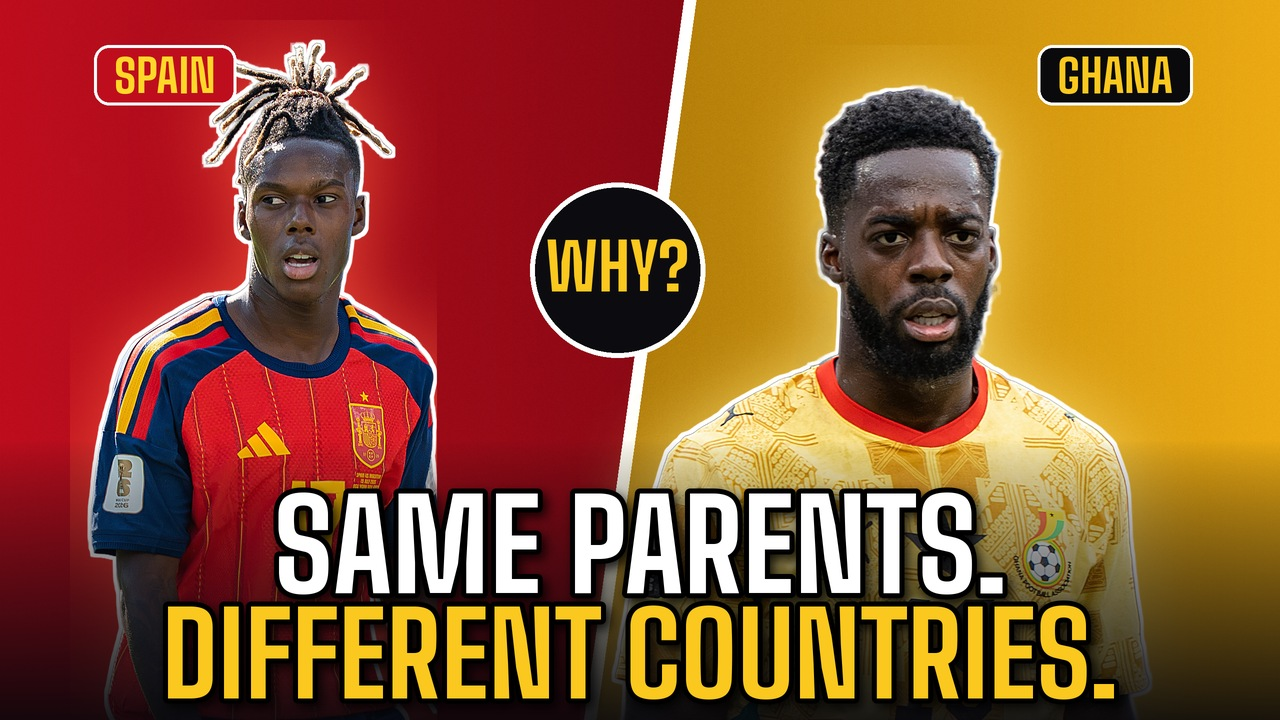
#> input picture kapak/nico-kapak-1280x720.jpg, 1280 x 720 px, given in place of nico-kapak-1280x720.jpg.png, which was not available
$ python -i film.py   (imports and definitions only)
#> lines starting #> are read from the running program, lines starting #| are printed output that depends on the picture; after the words box and inside, x2 and y2 are one past the last pixel; in counts of white or black regions, pixels touching at a corner belong together
### _engine/engine.py
# "7 Minutes Inside the Louvre" - cinematic vertical short, rendered from real imagery.
# Globe (Esri World Imagery) -> continuous satellite zoom -> archive photos with camera moves.
# python3 render.py probe 1.0,5.2,...   |  python3 render.py full
import json, math, os, sys, subprocess, random
import numpy as np
from PIL import Image, ImageDraw, ImageFont, ImageFilter
from scipy.ndimage import map_coordinates
import scipy.io.wavfile as wavf

W, H = (int(v) for v in os.environ.get('ENGINE_SIZE', '1080x1920').split('x')); FPS = 30
FONTS = '/mnt/skills/examples/canvas-design/canvas-fonts/'
F_BIG = FONTS + 'BigShoulders-Bold.ttf'
F_CAP = FONTS + 'Outfit-Bold.ttf'
F_MONO = FONTS + 'JetBrainsMono-Bold.ttf'
F_SERIF = FONTS + 'InstrumentSerif-Italic.ttf'
GOLD = (255, 200, 60); RED = (226, 38, 38); WHITE = (255, 255, 255); CREAM = (246, 238, 220)


# ---------------- timing (call setup() from the film) ----------------
LINES, PAUSE, START, DUR, WORDS, CHUNKS = [], {}, {}, {}, {}, []
TOTAL = NF = 0
# [14 lines left out: function setup, not called in this run]

def wav(i):
    sr, x = wavf.read(f'audio/vo-t/VO{i}.wav')
    x = x.astype(np.float32)
    if x.ndim > 1: x = x.mean(1)
    if np.abs(x).max() > 2: x /= 32768.0
    return sr, x


def L(i): return START[i]
def E(i): return START[i] + DUR[i]

# [7 lines left out: function _syl, not called in this run]

def word_times(i):
    """Estimate word start/end from the line's audio: find pauses, map phrases to speech runs, split by syllables."""
    sr, x = wav(i)
    hop = int(sr * 0.01); env = np.array([np.sqrt(np.mean(x[k:k + hop] ** 2) + 1e-12) for k in range(0, len(x) - hop, hop)])
    db = 20 * np.log10(env + 1e-9); quiet = db < (db.max() - 32)
    runs, k = [], 0
    while k < len(quiet):  # silences of >= 90 ms inside the line
        if quiet[k]:
            j = k
            while j < len(quiet) and quiet[j]: j += 1
            if j - k >= 9 and k > 0 and j < len(quiet): runs.append((k * 0.01, j * 0.01))
            k = j
        else: k += 1
    words = LINES[i - 1].split()
    phrases, cur = [], []
    for w in words:
        cur.append(w)
        if w[-1] in ',.?!': phrases.append(cur); cur = []
    if cur: phrases.append(cur)
    dur = len(x) / sr
    segs = []
    if len(runs) == len(phrases) - 1:
        a = 0.0
        for (s0, s1) in runs: segs.append((a, s0)); a = s1
        segs.append((a, dur))
    else:  # fall back: phrases share time by syllables
        tot = sum(_syl(w) for w in words); a = 0.0
        for p in phrases:
            d = dur * sum(_syl(w) for w in p) / tot; segs.append((a, a + d)); a += d
    out = []
    for p, (a, b) in zip(phrases, segs):
        tot = sum(_syl(w) + 0.6 for w in p); c = a
        for w in p:
            d = (b - a) * (_syl(w) + 0.6) / tot; out.append((w, START[i] + c, START[i] + c + d)); c += d
    return out

# [7 lines left out: function Wt, not called in this run]


# ---------------- easing ----------------
def clamp(v, a=0.0, b=1.0): return max(a, min(b, v))
def ss(v): v = clamp(v); return v * v * (3 - 2 * v)
def ease_io(v): v = clamp(v); return 4 * v ** 3 if v < .5 else 1 - (-2 * v + 2) ** 3 / 2
def ease_out(v): v = clamp(v); return 1 - (1 - v) ** 3
def lerp(a, b, v): return a + (b - a) * v
def prog(t, a, b): return clamp((t - a) / max(1e-6, b - a))


# ---------------- satellite (multi-target) ----------------
ENG = os.path.dirname(os.path.abspath(__file__))
def merc(lat, lon, z):
    n = 256 * 2 ** z
    return (lon + 180) / 360 * n, (1 - math.asinh(math.tan(math.radians(max(-85, min(85, lat))))) / math.pi) / 2 * n
def unmerc(gx, gy, z):
    n = 256 * 2 ** z; return math.degrees(math.atan(math.sinh(math.pi * (1 - 2 * gy / n)))), gx / n * 360 - 180
COLS, ROWS = 10, 16
# [39 lines left out: functions tile_jobs, fetch_tiles, build_mosaics, not called in this run]
_META = None; _MOS = {}
# [44 lines left out: functions meta, mosaic, pick, render_map, geo2screen, map_layer and 1 more, not called in this run]
def globe_R(z, lat): return 256 * 2 ** z / (2 * math.pi * math.cos(math.radians(lat)))

# ---------------- countries (Natural Earth 1:50m, public domain) ----------------
_CTRY = None
# [29 lines left out: functions countries, draw_country, not called in this run]

_TEX = {}
# [6 lines left out: function tex, not called in this run]

rng = np.random.default_rng(7)
STARS = np.zeros((H, W), np.float32)
for _ in range(900):
    STARS[rng.integers(0, H), rng.integers(0, W)] = rng.uniform(0.25, 1.0) ** 2
STARS = np.asarray(Image.fromarray((STARS * 255).astype(np.uint8)).filter(ImageFilter.GaussianBlur(0.7))).astype(np.float32) / 255 * 2.2

# [25 lines left out: function render_globe, not called in this run]

# ---------------- photos ----------------
_PH = {}
# [18 lines left out: functions photo_img, render_photo, not called in this run]


# ---------------- subject cutouts (text-behind-subject) ----------------
_CUT = {}
# [34 lines left out: functions cut_img, render_cut, persp, not called in this run]

_BG = {}
# [18 lines left out: function render_fit, not called in this run]

# ---------------- text helpers ----------------
_F = {}
# [69 lines left out: functions font, text_img, shadowed, place, slam, stamp and 2 more, not called in this run]

def _alpha(im, a):
    if a >= 1: return im
    im = im.copy(); im.putalpha(im.split()[3].point(lambda v: int(v * a))); return im

# [26 lines left out: functions marker, dashed, not called in this run]

def _arrow(h, seg):
    (x0, y0), (x1, y1) = seg; ang = math.atan2(y1 - y0, x1 - x0); s = 30
    return [(h[0] + s * math.cos(ang), h[1] + s * math.sin(ang)), (h[0] + s * math.cos(ang + 2.4), h[1] + s * math.sin(ang + 2.4)), (h[0] + s * math.cos(ang - 2.4), h[1] + s * math.sin(ang - 2.4))]

# [11 lines left out: function subscribe, not called in this run]

SERIES_COL = {'STAT DUEL': (255, 196, 0), 'GUESS THE PLAYER': (60, 140, 255), 'ERA II': (226, 190, 110), 'THE STAT': (232, 192, 96), 'RIVALRY': (255, 70, 70)}
# [37 lines left out: functions series_tag, follow_card, called_it, not called in this run]

def ImageChops_mul(a, b):
    from PIL import ImageChops
    return ImageChops.multiply(a, b)

CAPY = [1335]
# [21 lines left out: function captions, not called in this run]

# ---------------- finish ----------------
yy, xx = np.mgrid[0:H, 0:W].astype(np.float32)
VIG = 1 - 0.55 * np.clip(((xx - W / 2) / (W * 0.62)) ** 2 + ((yy - H / 2) / (H * 0.62)) ** 2, 0, 1.4) ** 1.6
VIG = np.clip(VIG, 0.25, 1)[..., None]
GRAIN = [np.random.default_rng(s).normal(0, 7.5, (H // 2, W // 2)).astype(np.float32) for s in range(6)]
def curve():
    x = np.arange(256) / 255.0
    s = x + 0.12 * np.sin(2 * np.pi * x) * -0.5  # gentle S
    s = np.clip((s - 0.5) * 1.12 + 0.5, 0, 1)
    r = np.clip(s ** 0.96 * 1.03, 0, 1); g = s; b = np.clip(s ** 1.05 * 0.97 + 0.035 * (1 - x), 0, 1)  # warm highs, teal lows
    return [(c * 255).astype(np.uint8) for c in (r, g, b)]
LUT = curve()

# [30 lines left out: functions finish, shake_off, not called in this run]

def apply_shake(img, dx, dy, zoom=1.035):
    s = zoom; data = (1 / s, 0, (W - W / s) / 2 - dx / s, 0, 1 / s, (H - H / s) / 2 - dy / s)
    return img.transform((W, H), Image.AFFINE, data, resample=Image.BILINEAR)

# [14 lines left out: functions dir_blur, zoom_blur, not called in this run]


# ---------------- runner ----------------
SEG, HITS, FLASHES = [], [], []
OVERLAYS = [None]
MID = [None]      # draws on the photo BEFORE the subject cutout (text behind subject)
CUTL = [None]     # t -> RGBA subject layer (or None)
FADEIN = [0.25]
FADEOUT = [True]   # False for seamless loops
def seg(start, fn, tr='cut', d=0.0): SEG.append((start, fn, tr, d))
# [69 lines left out: functions base, _blend, frame, render_range, main, deliver, not called in this run]

### projects/gta-vice/film.py
# "Footballers as Vice City characters" - GTA VI launch day (19 Nov 2026). Real photos only (Wikimedia Commons; Arda: Real Madrid official pose).
import sys, os, math
sys.path.insert(0, '/home/user/Filmler/_engine')
# [1 line not run here, left out]
import numpy as np
import engine as G
from engine import *
from PIL import Image, ImageDraw, ImageFilter, ImageChops

CARD = 2.35
CARDS = [  # key, bg, character, player, tagline
    ('p_ronaldo', 'bg_carlyle',   'THE BOSS',           'CRISTIANO RONALDO', 'Owns the marina. And the city.'),
    ('p_messi',   'bg_sunset',    'THE LEGEND',         'LIONEL MESSI',      'Already won it all. Still here.'),
    ('p_mbappe',  'bg_od1',       'THE GETAWAY DRIVER', 'KYLIAN MBAPPÉ',     'Nobody catches him.'),
    ('p_haaland', 'bg_hut',       'THE ENFORCER',       'ERLING HAALAND',    'Breaks records. And nets.'),
    ('p_yamal',   'bg_palms',     'THE DJ',             'LAMINE YAMAL',      'Runs the city\'s biggest club.'),
    ('p_vini',    'bg_od2',       'THE SHOWMAN',        'VINÍCIUS JR',       'Runs the harbour. Smiles the whole way.'),
    ('p_kane',    'bg_boulevard', 'THE FINISHER',       'HARRY KANE',        'One chance. One goal.'),
    ('p_arda',    'bg_eternity',  'THE MASTERMIND',     'ARDA GÜLER',        'Plans the heist from the penthouse.'),
]
INTRO_BG = 'bg_carlyle'
# [1 line not run here, left out]
# [1 line that did not run here, left out]
# [1 line that did not run here, left out]
# [1 line not run here, left out]
# [1 line that did not run here, left out]
# [1 line that did not run here, left out]
# [1 line that did not run here, left out]
# [5 lines not run here, left out]
L, E, Wt, TOTAL, FPS = G.L, G.E, G.Wt, G.TOTAL, G.FPS
G.FADEIN[0] = 0.0; G.CAPY[0] = 1500
FD = '/mnt/skills/examples/canvas-design/canvas-fonts/'
F_T = FD + 'BigShoulders-Bold.ttf'; F_MB = FD + 'GeistMono-Bold.ttf'; F_S = FD + 'InstrumentSerif-Italic.ttf'
WH = (255, 255, 255); PINK = (255, 60, 170); ORNG = (255, 170, 60); CYAN = (60, 230, 255)

# ---------- Vice City grade ----------
# [8 lines left out: function vice_grade, not called in this run]
_BG, _CUT = {}, {}
# [10 lines left out: functions bg_img, bg_frame, not called in this run]
def cut_img(k):
#> called with k = '../../kapak/nico-kapak-1280x720.jpg'
    if k not in _CUT:
        c = Image.open(f'assets/cut/{k}.png').convert('RGBA'); s = 1500 / c.height
#> after `s = 1500 / c.height`: s = 2.08
        c = c.resize((int(c.width * s), 1500), Image.LANCZOS)
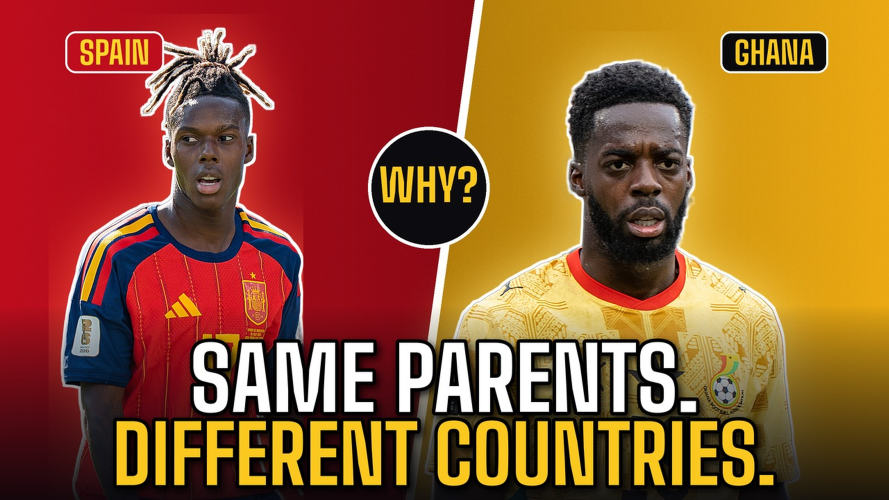
#> c: PIL image 2666x1500 RGBA (shown at 1/3 size); mean R, G, B, A 150, 87.7, 46.7, 255
        if c.width > 1250: s2 = 1250 / c.width; c = c.resize((1250, int(c.height * s2)), Image.LANCZOS)
#> after `s2 = 1250 / c.width`: s2 = 0.469
        a = c.split()[3]
#> a: PIL image 1250x703 L; every value is 255
        glow = Image.new('RGBA', (c.width + 160, c.height + 160), (0, 0, 0, 0)); ga = Image.new('L', glow.size, 0); ga.paste(a, (80, 80))
#> after `glow = Image.new('RGBA', (c.width + 160, c.height + 160), (0, 0, 0, 0)`: glow: PIL image 1410x863 RGBA; every value is 0
#> after `ga = Image.new('L', glow.size, 0)`: ga: PIL image 1410x863 L; every value is 0
#> after `ga.paste(a, (80, 80))`:
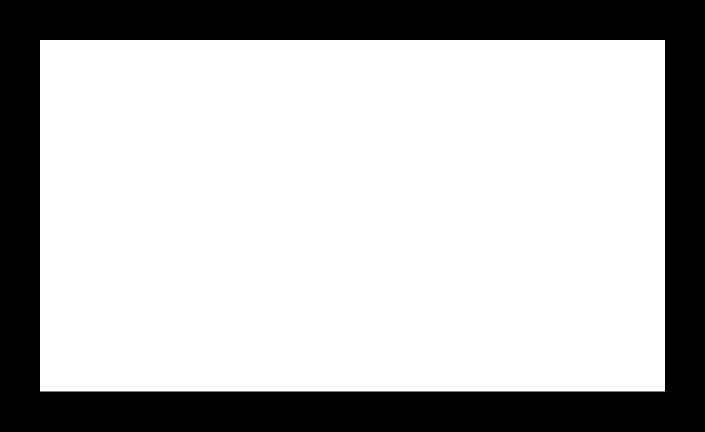
#> ga: PIL image 1410x863 L (shown at 1/2 size); 72.2% white; 1 black region, box (x1, y1, x2, y2) and area: (0, 0, 1410, 863) 338080
        ga = ga.filter(ImageFilter.GaussianBlur(28)).point(lambda v: int(min(255, v * 1.6)))
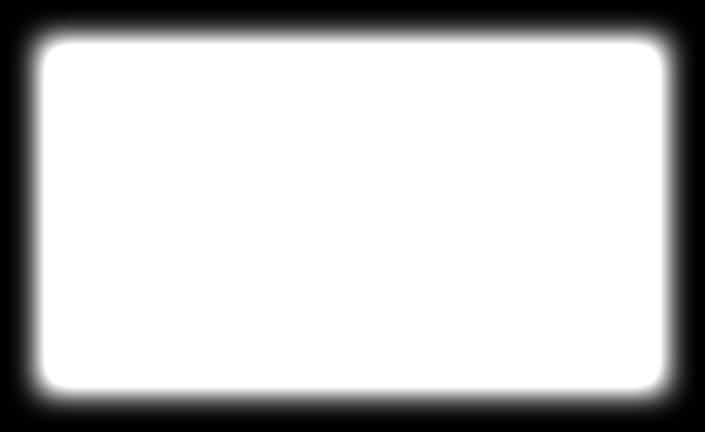
#> ga: PIL image 1410x863 L (shown at 1/2 size); min 0, max 255, mean 197.8
        glow = Image.merge('RGBA', (Image.new('L', glow.size, PINK[0]), Image.new('L', glow.size, PINK[1]), Image.new('L', glow.size, PINK[2]), ga))
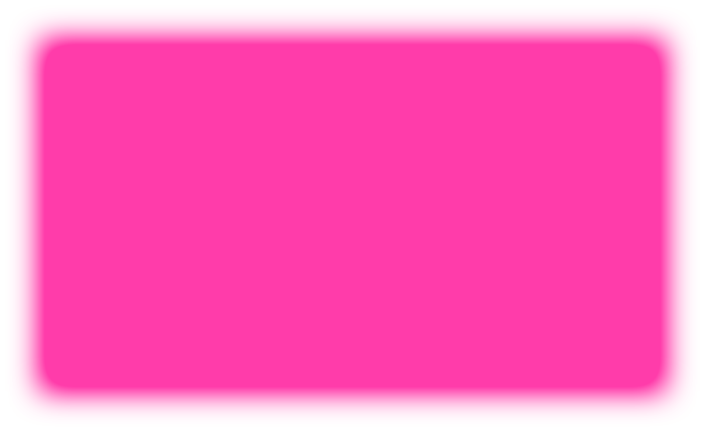
#> glow: PIL image 1410x863 RGBA (shown at 1/2 size); mean R, G, B, A 255, 60, 170, 197.8; transparent parts drawn white
        _CUT[k] = (c, glow)
    return _CUT[k]

_POR = {}
# [11 lines left out: function portrait, not called in this run]
PY0 = 245
# [12 lines left out: function card_frame, not called in this run]
def intro_frame(t):
    u = clamp(t / max(0.1, T_CARDS)); im = bg_frame(INTRO_BG, u)
    return im, dict(sat=1.1, warm=0.3)
_GRID = []
# [10 lines left out: function outro_frame, not called in this run]
# [4 lines not run here, left out]

# ---------- type ----------
# [16 lines left out: function ttext, not called in this run]
def env_(t, a, b, fi=0.2, fo=0.2): return clamp(min((t - a) / fi, (b - t) / fo))
def pop(t, a, amt=0.2): return 1 + amt * (1 - ease_out(clamp((t - a) / 0.22)))

# [26 lines left out: function overlays, not called in this run]
G.OVERLAYS[0] = overlays
_cap = G.captions
def _captions(c, t):
    if T_CARDS - 0.05 <= t < T_OUT: return
    _cap(c, t)
G.captions = _captions
import engine as _E; _E.captions = _captions

# [10 lines not run here, left out]

>>> result = cut_img('../../kapak/nico-kapak-1280x720.jpg')
